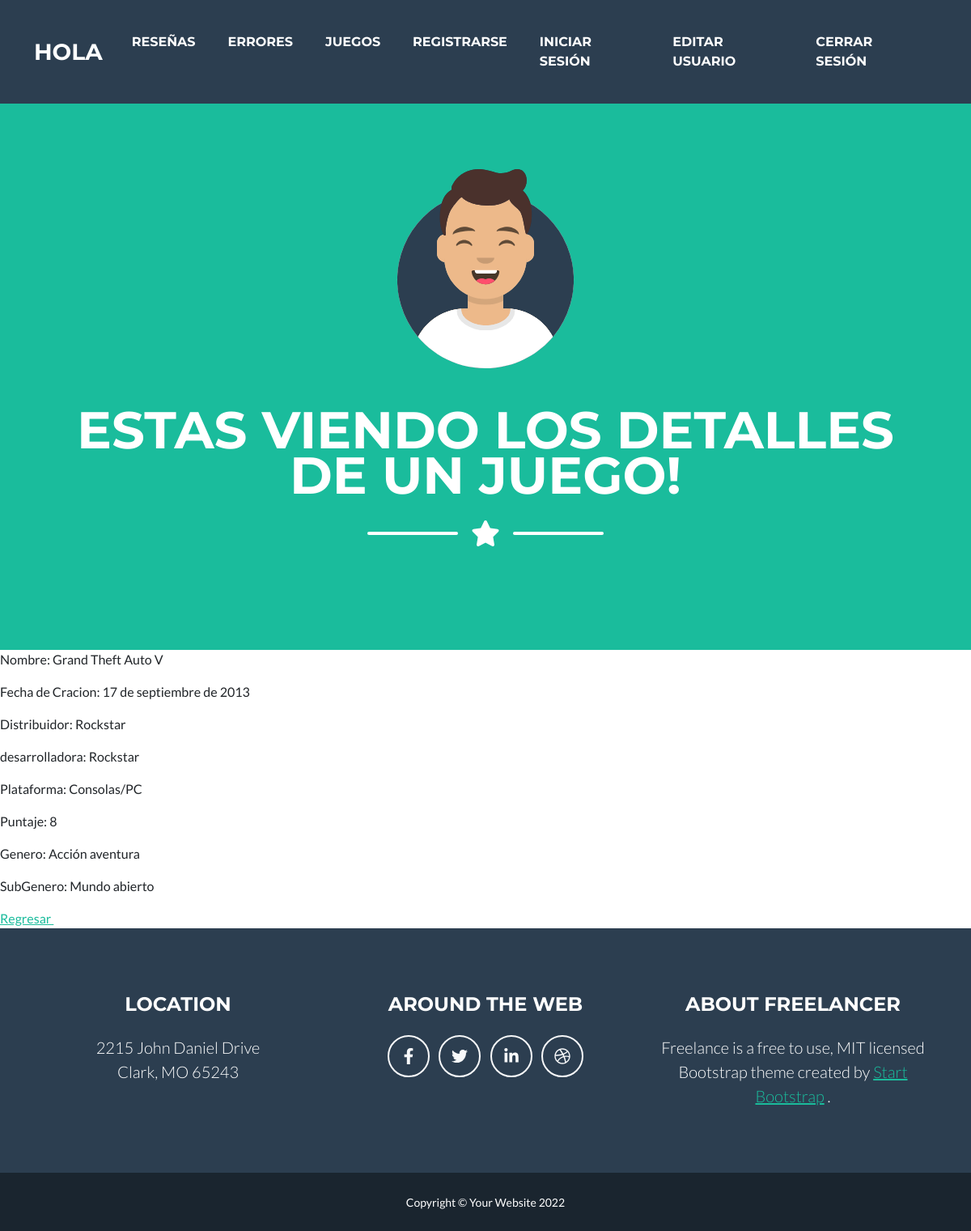
The app's page /AppFinal/juego/45 with its own data.
### AppFinal/models.py (models this page shows, shortened)
class Juegos(models.Model):
    nombre = models.CharField(max_length=60)
    fechaCreacion = models.DateField()
    distribuidor = models.CharField(max_length=60)
    desarrolladora = models.CharField(max_length=60)
    plataforma = models.CharField(max_length=60)
    puntaje = models.IntegerField()
    genero = models.CharField(max_length=60)
    subGenero = models.CharField(max_length=60)

### AppFinal/views.py (the view)
class DetalleJuego(DetailView):
    model = Juegos

### AppFinal/templates/AppFinal/juegos_detail.html (shortened to what this page needs)
{% extends "AppFinal/padre.html" %}
{% load static %}
{% block titulo %}
Estas viendo los detalles de un Juego!
{% endblock %}
{% block relleno %}
    <p>Nombre: {{juegos.nombre}}</p>
    <p>Fecha de Cracion: {{juegos.fechaCreacion}}</p>
    <p>Distribuidor: {{juegos.distribuidor}}</p>
    <p>desarrolladora: {{juegos.desarrolladora}}</p>
    <p>Plataforma: {{juegos.plataforma}}</p>
    <p>Puntaje: {{juegos.puntaje}}</p>
    <p>Genero: {{juegos.genero}}</p>
    <p>SubGenero: {{juegos.subGenero}}</p>
    <a href="{% url 'JuegoLeer' %}"> Regresar </a>
{% endblock %}

### records on screen
Juegos: nombre "Grand Theft Auto V", fechaCreacion "17 de septiembre de 2013", distribuidor "Rockstar", desarrolladora "Rockstar", plataforma "Consolas/PC", puntaje "8", genero "Acción aventura", subGenero "Mundo abierto"
